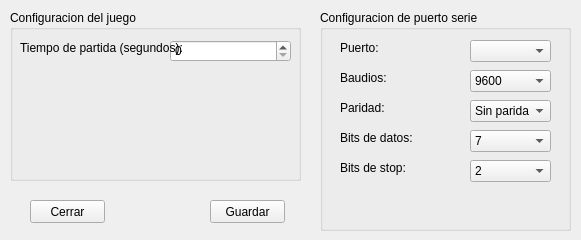
<?xml version="1.0" encoding="UTF-8"?>
<ui version="4.0">
 <class>config</class>
 <widget class="QMainWindow" name="config">
  <property name="geometry">
   <rect>
    <x>0</x>
    <y>0</y>
    <width>581</width>
    <height>240</height>
   </rect>
  </property>
  <property name="windowTitle">
   <string>MainWindow</string>
  </property>
  <widget class="QWidget" name="centralwidget">
   <widget class="QPushButton" name="closeButton">
    <property name="geometry">
     <rect>
      <x>30</x>
      <y>200</y>
      <width>75</width>
      <height>23</height>
     </rect>
    </property>
    <property name="text">
     <string>Cerrar</string>
    </property>
   </widget>
   <widget class="QGroupBox" name="groupBox_2">
    <property name="geometry">
     <rect>
      <x>10</x>
      <y>10</y>
      <width>291</width>
      <height>171</height>
     </rect>
    </property>
    <property name="title">
     <string>Configuracion del juego</string>
    </property>
    <widget class="QSpinBox" name="playTime">
     <property name="geometry">
      <rect>
       <x>160</x>
       <y>30</y>
       <width>121</width>
       <height>22</height>
      </rect>
     </property>
     <property name="maximum">
      <number>120</number>
     </property>
    </widget>
    <widget class="QLabel" name="label_7">
     <property name="geometry">
      <rect>
       <x>10</x>
       <y>30</y>
       <width>191</width>
       <height>16</height>
      </rect>
     </property>
     <property name="text">
      <string>Tiempo de partida (segundos): </string>
     </property>
    </widget>
   </widget>
   <widget class="QPushButton" name="saveButton">
    <property name="geometry">
     <rect>
      <x>210</x>
      <y>200</y>
      <width>75</width>
      <height>23</height>
     </rect>
    </property>
    <property name="text">
     <string>Guardar</string>
    </property>
   </widget>
   <widget class="QGroupBox" name="groupBox">
    <property name="geometry">
     <rect>
      <x>320</x>
      <y>10</y>
      <width>251</width>
      <height>221</height>
     </rect>
    </property>
    <property name="title">
     <string>Configuracion de puerto serie</string>
    </property>
    <widget class="QComboBox" name="stopCombo">
     <property name="geometry">
      <rect>
       <x>150</x>
       <y>150</y>
       <width>81</width>
       <height>22</height>
      </rect>
     </property>
     <property name="currentText">
      <string>2</string>
     </property>
     <property name="currentIndex">
      <number>1</number>
     </property>
     <item>
      <property name="text">
       <string>1</string>
      </property>
     </item>
     <item>
      <property name="text">
       <string>2</string>
      </property>
     </item>
    </widget>
    <widget class="QLabel" name="label_6">
     <property name="geometry">
      <rect>
       <x>20</x>
       <y>150</y>
       <width>91</width>
       <height>16</height>
      </rect>
     </property>
     <property name="text">
      <string>Bits de stop: </string>
     </property>
    </widget>
    <widget class="QComboBox" name="dataCombo">
     <property name="geometry">
      <rect>
       <x>150</x>
       <y>120</y>
       <width>81</width>
       <height>22</height>
      </rect>
     </property>
     <property name="currentIndex">
      <number>0</number>
     </property>
     <item>
      <property name="text">
       <string>7</string>
      </property>
     </item>
     <item>
      <property name="text">
       <string>8</string>
      </property>
     </item>
    </widget>
    <widget class="QLabel" name="label_2">
     <property name="geometry">
      <rect>
       <x>20</x>
       <y>60</y>
       <width>91</width>
       <height>16</height>
      </rect>
     </property>
     <property name="text">
      <string>Baudios:</string>
     </property>
    </widget>
    <widget class="QLabel" name="label_4">
     <property name="geometry">
      <rect>
       <x>20</x>
       <y>90</y>
       <width>91</width>
       <height>16</height>
      </rect>
     </property>
     <property name="text">
      <string>Paridad:</string>
     </property>
    </widget>
    <widget class="QLabel" name="label">
     <property name="geometry">
      <rect>
       <x>20</x>
       <y>30</y>
       <width>91</width>
       <height>16</height>
      </rect>
     </property>
     <property name="text">
      <string>Puerto:</string>
     </property>
    </widget>
    <widget class="QComboBox" name="portCombo">
     <property name="geometry">
      <rect>
       <x>150</x>
       <y>30</y>
       <width>81</width>
       <height>22</height>
      </rect>
     </property>
    </widget>
    <widget class="QComboBox" name="baudsCombo">
     <property name="geometry">
      <rect>
       <x>150</x>
       <y>60</y>
       <width>81</width>
       <height>22</height>
      </rect>
     </property>
     <property name="currentIndex">
      <number>3</number>
     </property>
     <item>
      <property name="text">
       <string>1200</string>
      </property>
     </item>
     <item>
      <property name="text">
       <string>2400</string>
      </property>
     </item>
     <item>
      <property name="text">
       <string>4800</string>
      </property>
     </item>
     <item>
      <property name="text">
       <string>9600</string>
      </property>
     </item>
     <item>
      <property name="text">
       <string>19200</string>
      </property>
     </item>
     <item>
      <property name="text">
       <string>38400</string>
      </property>
     </item>
     <item>
      <property name="text">
       <string>57600</string>
      </property>
     </item>
     <item>
      <property name="text">
       <string>115200</string>
      </property>
     </item>
    </widget>
    <widget class="QLabel" name="label_5">
     <property name="geometry">
      <rect>
       <x>20</x>
       <y>120</y>
       <width>91</width>
       <height>16</height>
      </rect>
     </property>
     <property name="text">
      <string>Bits de datos: </string>
     </property>
    </widget>
    <widget class="QComboBox" name="parityCombo">
     <property name="geometry">
      <rect>
       <x>150</x>
       <y>90</y>
       <width>81</width>
       <height>22</height>
      </rect>
     </property>
     <property name="currentIndex">
      <number>2</number>
     </property>
     <item>
      <property name="text">
       <string>Par</string>
      </property>
     </item>
     <item>
      <property name="text">
       <string>Impar</string>
      </property>
     </item>
     <item>
      <property name="text">
       <string>Sin paridad</string>
      </property>
     </item>
    </widget>
   </widget>
  </widget>
 </widget>
 <resources/>
 <connections/>
</ui>
